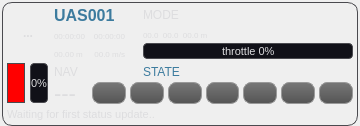
<?xml version="1.0" encoding="UTF-8"?>
<ui version="4.0">
 <class>UASView</class>
 <widget class="QWidget" name="UASView">
  <property name="geometry">
   <rect>
    <x>0</x>
    <y>0</y>
    <width>360</width>
    <height>126</height>
   </rect>
  </property>
  <property name="sizePolicy">
   <sizepolicy hsizetype="MinimumExpanding" vsizetype="Fixed">
    <horstretch>0</horstretch>
    <verstretch>0</verstretch>
   </sizepolicy>
  </property>
  <property name="minimumSize">
   <size>
    <width>260</width>
    <height>0</height>
   </size>
  </property>
  <property name="maximumSize">
   <size>
    <width>360</width>
    <height>16777215</height>
   </size>
  </property>
  <property name="windowTitle">
   <string>Form</string>
  </property>
  <property name="styleSheet">
   <string notr="true">QWidget#colorIcon {}

QWidget {
color: #DDDDDF;
background-clip: border;
font-size: 11px;
}

QLabel {
background-color: transparent;
}

QLabel#nameLabel {
	font: bold 16px;
	color: #3C7B9E;
}

QLabel#modeLabel {
	font: 12px;
}

QLabel#stateLabel {
	font: 12px;
	color: #3C7B9E;
}

QLabel#navLabel {
	font: 12px;
}

QLabel#positionLabel {
	font: 8px;
}

QLabel#timeElapsedLabel {
	font: 8px;
}

QLabel#groundDistanceLabel {
	font: 8px;
}

QLabel#speedLabel {
	font: 8px;
}

QLabel#timeRemainingLabel {
	font: 8px;
}

QLabel#waypointLabel {
	font: 22px;
}

QGroupBox {
	border: 1px solid #4A4A4F;
	border-radius: 10px;
	padding: 0px 0px 0px 0px;
	margin: 0px;
}

 QGroupBox::title {
     subcontrol-origin: margin;
     subcontrol-position: top center; /* position at the top center */
     margin: 0 3px 0px 3px;
     padding: 0 3px 0px 0px;
     font: bold 8px;
 }

QGroupBox#heartbeatIcon {
	background-color: red;
}

QToolButton#typeButton {
	font-weight: bold;
	font-size: 12px;
	border: 0px solid #999999;
	border-radius: 5px;
	min-width:42px;
	max-width: 42px;
	min-height: 42px;
	max-height: 42px;
	padding: 0px;
	margin: 0px;
	background-color: none;
}

QPushButton {
	font-weight: bold;
	font-size: 12px;
	border: 1px solid #999999;
	border-radius: 8px;
	min-width: 20px;
	max-width: 32px;
	min-height: 16px;
	max-height: 16px;
	padding: 2px;
	spacing: 10px;
	background-color: qlineargradient(x1: 0, y1: 0, x2: 0, y2: 1, stop: 0 #777777, stop: 1 #555555);
}

QPushButton:pressed {
	background-color: qlineargradient(x1: 0, y1: 0, x2: 0, y2: 1, stop: 0 #444444, stop: 1 #555555);
}

QPushButton#abortButton {
	background: qlineargradient(x1:0, y1:0, x2:0, y2:1,
                             stop:0 #ffee01, stop:1 #ae8f00);
}

QPushButton:pressed#abortButton {
	background: qlineargradient(x1:0, y1:0, x2:0, y2:1,
                             stop:0 #bbaa00, stop:1 #a05b00);
}

QPushButton#killButton {
	background: qlineargradient(x1:0, y1:0, x2:0, y2:1,
                             stop:0 #ffb917, stop:1 #b37300);
}

QPushButton:pressed#killButton {
	background: qlineargradient(x1:0, y1:0, x2:0, y2:1,
                             stop:0 #bb8500, stop:1 #903000);
}


QProgressBar:horizontal {
	border: 1px solid #4A4A4F;
	border-radius: 4px;
	text-align: center;
	padding: 2px;
	color: #111111;
	background-color: #111118;
}

QProgressBar:vertical {
	border: 1px solid #4A4A4F;
	border-radius: 4px;
	text-align: center;
	font-size: 7px;
	padding: 2px;
	color: #DDDDDF;
    min-width: 16px;
	background-color: #111118;
}

QProgressBar:horizontal {
	height: 10px;
}

QProgressBar:horizontal QLabel {
	font-size: 9px;
	color: #111111;
}

QProgressBar:vertical QLabel {
	font-size: 7px;
}

QProgressBar:vertical {
	width: 14px;
}

QProgressBar::chunk {
	background-color: #656565;
}

QProgressBar::chunk#batteryBar {
	background-color: green;
}

QProgressBar::chunk#speedBar {
	background-color: yellow;
}

QProgressBar::chunk#thrustBar {
	background-color: orange;
}

QToolTip {
        background-color: #090909;
        border: 1px solid #379AC3;
	border-radius: 3px;
    color: #DDDDDF;
}
</string>
  </property>
  <layout class="QHBoxLayout" name="horizontalLayout_2">
   <property name="spacing">
    <number>2</number>
   </property>
   <property name="leftMargin">
    <number>2</number>
   </property>
   <property name="topMargin">
    <number>2</number>
   </property>
   <property name="rightMargin">
    <number>2</number>
   </property>
   <property name="bottomMargin">
    <number>0</number>
   </property>
   <item>
    <widget class="QGroupBox" name="uasViewFrame">
     <property name="sizePolicy">
      <sizepolicy hsizetype="MinimumExpanding" vsizetype="Fixed">
       <horstretch>0</horstretch>
       <verstretch>0</verstretch>
      </sizepolicy>
     </property>
     <property name="minimumSize">
      <size>
       <width>0</width>
       <height>0</height>
      </size>
     </property>
     <property name="maximumSize">
      <size>
       <width>16777215</width>
       <height>130</height>
      </size>
     </property>
     <property name="title">
      <string/>
     </property>
     <layout class="QGridLayout" name="gridLayout" columnstretch="1,1,10,10,10,0,90,90">
      <property name="horizontalSpacing">
       <number>5</number>
      </property>
      <property name="verticalSpacing">
       <number>2</number>
      </property>
      <property name="margin">
       <number>4</number>
      </property>
      <item row="0" column="0" rowspan="5" colspan="2">
       <widget class="QToolButton" name="typeButton">
        <property name="minimumSize">
         <size>
          <width>42</width>
          <height>42</height>
         </size>
        </property>
        <property name="maximumSize">
         <size>
          <width>42</width>
          <height>42</height>
         </size>
        </property>
        <property name="baseSize">
         <size>
          <width>30</width>
          <height>30</height>
         </size>
        </property>
        <property name="toolTip">
         <string>System Type</string>
        </property>
        <property name="statusTip">
         <string>System Type</string>
        </property>
        <property name="text">
         <string>...</string>
        </property>
        <property name="icon">
         <iconset resource="../../mavground.qrc">
          <normaloff>:/images/mavs/unknown.svg</normaloff>:/images/mavs/unknown.svg</iconset>
        </property>
        <property name="iconSize">
         <size>
          <width>42</width>
          <height>42</height>
         </size>
        </property>
       </widget>
      </item>
      <item row="0" column="2" colspan="3">
       <widget class="QLabel" name="nameLabel">
        <property name="maximumSize">
         <size>
          <width>16777215</width>
          <height>16</height>
         </size>
        </property>
        <property name="font">
         <font>
          <pointsize>-1</pointsize>
          <weight>75</weight>
          <italic>false</italic>
          <bold>true</bold>
         </font>
        </property>
        <property name="toolTip">
         <string>System Name</string>
        </property>
        <property name="statusTip">
         <string>System Name</string>
        </property>
        <property name="text">
         <string>UAS001</string>
        </property>
       </widget>
      </item>
      <item row="0" column="6" colspan="2">
       <widget class="QLabel" name="modeLabel">
        <property name="maximumSize">
         <size>
          <width>16777215</width>
          <height>16</height>
         </size>
        </property>
        <property name="font">
         <font>
          <pointsize>-1</pointsize>
          <weight>50</weight>
          <italic>false</italic>
          <bold>false</bold>
         </font>
        </property>
        <property name="text">
         <string>MODE</string>
        </property>
        <property name="alignment">
         <set>Qt::AlignLeading|Qt::AlignLeft|Qt::AlignVCenter</set>
        </property>
       </widget>
      </item>
      <item row="1" column="2" rowspan="3">
       <widget class="QLabel" name="timeRemainingLabel">
        <property name="font">
         <font>
          <pointsize>-1</pointsize>
          <weight>50</weight>
          <italic>false</italic>
          <bold>false</bold>
         </font>
        </property>
        <property name="toolTip">
         <string>Remaining flight time</string>
        </property>
        <property name="statusTip">
         <string>Remaining flight time</string>
        </property>
        <property name="text">
         <string>00:00:00</string>
        </property>
        <property name="alignment">
         <set>Qt::AlignLeading|Qt::AlignLeft|Qt::AlignVCenter</set>
        </property>
       </widget>
      </item>
      <item row="1" column="3" rowspan="3" colspan="2">
       <widget class="QLabel" name="timeElapsedLabel">
        <property name="font">
         <font>
          <pointsize>-1</pointsize>
          <weight>50</weight>
          <italic>false</italic>
          <bold>false</bold>
         </font>
        </property>
        <property name="toolTip">
         <string>Uptime</string>
        </property>
        <property name="statusTip">
         <string>Uptime</string>
        </property>
        <property name="text">
         <string>00:00:00</string>
        </property>
        <property name="alignment">
         <set>Qt::AlignRight|Qt::AlignTrailing|Qt::AlignVCenter</set>
        </property>
       </widget>
      </item>
      <item row="3" column="6" rowspan="2" colspan="2">
       <widget class="QProgressBar" name="thrustBar">
        <property name="font">
         <font>
          <pointsize>-1</pointsize>
         </font>
        </property>
        <property name="toolTip">
         <string>Current throttle</string>
        </property>
        <property name="statusTip">
         <string>Current throttle</string>
        </property>
        <property name="value">
         <number>0</number>
        </property>
        <property name="format">
         <string>throttle %p%</string>
        </property>
       </widget>
      </item>
      <item row="4" column="2">
       <widget class="QLabel" name="groundDistanceLabel">
        <property name="font">
         <font>
          <pointsize>-1</pointsize>
          <weight>50</weight>
          <italic>false</italic>
          <bold>false</bold>
         </font>
        </property>
        <property name="toolTip">
         <string>Altitude</string>
        </property>
        <property name="statusTip">
         <string>Altitude</string>
        </property>
        <property name="text">
         <string>00.00 m</string>
        </property>
        <property name="alignment">
         <set>Qt::AlignLeading|Qt::AlignLeft|Qt::AlignVCenter</set>
        </property>
       </widget>
      </item>
      <item row="4" column="3" colspan="2">
       <widget class="QLabel" name="speedLabel">
        <property name="font">
         <font>
          <pointsize>-1</pointsize>
          <weight>50</weight>
          <italic>false</italic>
          <bold>false</bold>
         </font>
        </property>
        <property name="toolTip">
         <string>Ground Speed</string>
        </property>
        <property name="statusTip">
         <string>Ground Speed</string>
        </property>
        <property name="text">
         <string>00.0 m/s</string>
        </property>
        <property name="alignment">
         <set>Qt::AlignRight|Qt::AlignTrailing|Qt::AlignVCenter</set>
        </property>
       </widget>
      </item>
      <item row="5" column="0" rowspan="3">
       <widget class="QGroupBox" name="heartbeatIcon">
        <property name="sizePolicy">
         <sizepolicy hsizetype="Fixed" vsizetype="Preferred">
          <horstretch>0</horstretch>
          <verstretch>0</verstretch>
         </sizepolicy>
        </property>
        <property name="minimumSize">
         <size>
          <width>18</width>
          <height>0</height>
         </size>
        </property>
        <property name="maximumSize">
         <size>
          <width>18</width>
          <height>40</height>
         </size>
        </property>
        <property name="toolTip">
         <string>Heartbeat</string>
        </property>
        <property name="statusTip">
         <string>Heartbeat</string>
        </property>
        <property name="title">
         <string/>
        </property>
       </widget>
      </item>
      <item row="5" column="1" rowspan="3">
       <widget class="QProgressBar" name="batteryBar">
        <property name="minimumSize">
         <size>
          <width>18</width>
          <height>0</height>
         </size>
        </property>
        <property name="maximumSize">
         <size>
          <width>18</width>
          <height>40</height>
         </size>
        </property>
        <property name="font">
         <font>
          <pointsize>-1</pointsize>
         </font>
        </property>
        <property name="toolTip">
         <string>Battery Fuel</string>
        </property>
        <property name="statusTip">
         <string>Battery Fuel</string>
        </property>
        <property name="value">
         <number>0</number>
        </property>
        <property name="orientation">
         <enum>Qt::Vertical</enum>
        </property>
       </widget>
      </item>
      <item row="7" column="2">
       <widget class="QLabel" name="waypointLabel">
        <property name="font">
         <font>
          <pointsize>-1</pointsize>
          <weight>50</weight>
          <italic>false</italic>
          <bold>false</bold>
         </font>
        </property>
        <property name="toolTip">
         <string>Current Waypoint</string>
        </property>
        <property name="statusTip">
         <string>Current Waypoint</string>
        </property>
        <property name="text">
         <string>---</string>
        </property>
        <property name="alignment">
         <set>Qt::AlignLeading|Qt::AlignLeft|Qt::AlignTop</set>
        </property>
       </widget>
      </item>
      <item row="2" column="6" colspan="2">
       <widget class="QLabel" name="positionLabel">
        <property name="minimumSize">
         <size>
          <width>0</width>
          <height>12</height>
         </size>
        </property>
        <property name="maximumSize">
         <size>
          <width>16777215</width>
          <height>12</height>
         </size>
        </property>
        <property name="font">
         <font>
          <pointsize>-1</pointsize>
          <weight>50</weight>
          <italic>false</italic>
          <bold>false</bold>
         </font>
        </property>
        <property name="toolTip">
         <string>Current Position</string>
        </property>
        <property name="statusTip">
         <string>Current Position</string>
        </property>
        <property name="text">
         <string>00.0  00.0  00.0 m</string>
        </property>
       </widget>
      </item>
      <item row="7" column="3" colspan="5">
       <layout class="QHBoxLayout" name="horizontalLayout" stretch="1,1,1,1,1,1,1">
        <property name="spacing">
         <number>4</number>
        </property>
        <property name="sizeConstraint">
         <enum>QLayout::SetMinimumSize</enum>
        </property>
        <item>
         <widget class="QPushButton" name="liftoffButton">
          <property name="minimumSize">
           <size>
            <width>26</width>
            <height>22</height>
           </size>
          </property>
          <property name="maximumSize">
           <size>
            <width>38</width>
            <height>22</height>
           </size>
          </property>
          <property name="toolTip">
           <string>Liftoff / Launch</string>
          </property>
          <property name="statusTip">
           <string>Liftoff / Launch</string>
          </property>
          <property name="text">
           <string/>
          </property>
          <property name="icon">
           <iconset resource="../../mavground.qrc">
            <normaloff>:/images/control/launch.svg</normaloff>:/images/control/launch.svg</iconset>
          </property>
         </widget>
        </item>
        <item>
         <widget class="QPushButton" name="haltButton">
          <property name="minimumSize">
           <size>
            <width>26</width>
            <height>22</height>
           </size>
          </property>
          <property name="maximumSize">
           <size>
            <width>38</width>
            <height>22</height>
           </size>
          </property>
          <property name="toolTip">
           <string>Loiter / Wait at current position</string>
          </property>
          <property name="statusTip">
           <string>Loiter / Wait at current position</string>
          </property>
          <property name="text">
           <string/>
          </property>
          <property name="icon">
           <iconset resource="../../mavground.qrc">
            <normaloff>:/images/actions/media-playback-pause.svg</normaloff>:/images/actions/media-playback-pause.svg</iconset>
          </property>
         </widget>
        </item>
        <item>
         <widget class="QPushButton" name="continueButton">
          <property name="minimumSize">
           <size>
            <width>26</width>
            <height>22</height>
           </size>
          </property>
          <property name="maximumSize">
           <size>
            <width>38</width>
            <height>22</height>
           </size>
          </property>
          <property name="toolTip">
           <string>Continue flightplan</string>
          </property>
          <property name="statusTip">
           <string>Continue flightplan</string>
          </property>
          <property name="text">
           <string/>
          </property>
          <property name="icon">
           <iconset resource="../../mavground.qrc">
            <normaloff>:/images/actions/media-playback-start.svg</normaloff>:/images/actions/media-playback-start.svg</iconset>
          </property>
         </widget>
        </item>
        <item>
         <widget class="QPushButton" name="landButton">
          <property name="minimumSize">
           <size>
            <width>26</width>
            <height>22</height>
           </size>
          </property>
          <property name="maximumSize">
           <size>
            <width>38</width>
            <height>22</height>
           </size>
          </property>
          <property name="toolTip">
           <string>Fly straight to landing location</string>
          </property>
          <property name="statusTip">
           <string>Fly straight to landing location</string>
          </property>
          <property name="text">
           <string/>
          </property>
          <property name="icon">
           <iconset resource="../../mavground.qrc">
            <normaloff>:/images/control/land.svg</normaloff>:/images/control/land.svg</iconset>
          </property>
         </widget>
        </item>
        <item>
         <widget class="QPushButton" name="shutdownButton">
          <property name="maximumSize">
           <size>
            <width>38</width>
            <height>22</height>
           </size>
          </property>
          <property name="toolTip">
           <string>Only in standby mode: Power off system</string>
          </property>
          <property name="statusTip">
           <string>Only in standby mode: Power off system</string>
          </property>
          <property name="text">
           <string/>
          </property>
          <property name="icon">
           <iconset resource="../../mavground.qrc">
            <normaloff>:/images/actions/system-log-out.svg</normaloff>:/images/actions/system-log-out.svg</iconset>
          </property>
         </widget>
        </item>
        <item>
         <widget class="QPushButton" name="abortButton">
          <property name="sizePolicy">
           <sizepolicy hsizetype="Minimum" vsizetype="Fixed">
            <horstretch>0</horstretch>
            <verstretch>0</verstretch>
           </sizepolicy>
          </property>
          <property name="minimumSize">
           <size>
            <width>26</width>
            <height>22</height>
           </size>
          </property>
          <property name="maximumSize">
           <size>
            <width>38</width>
            <height>22</height>
           </size>
          </property>
          <property name="toolTip">
           <string>Emergency land system at closest possible site</string>
          </property>
          <property name="statusTip">
           <string>Emergency land system at closest possible site</string>
          </property>
          <property name="text">
           <string/>
          </property>
          <property name="icon">
           <iconset resource="../../mavground.qrc">
            <normaloff>:/images/actions/media-playback-stop.svg</normaloff>:/images/actions/media-playback-stop.svg</iconset>
          </property>
         </widget>
        </item>
        <item>
         <widget class="QPushButton" name="killButton">
          <property name="minimumSize">
           <size>
            <width>26</width>
            <height>22</height>
           </size>
          </property>
          <property name="maximumSize">
           <size>
            <width>38</width>
            <height>22</height>
           </size>
          </property>
          <property name="toolTip">
           <string>Kill immediately all onboard power</string>
          </property>
          <property name="statusTip">
           <string>Kill immediately all onboard power</string>
          </property>
          <property name="text">
           <string/>
          </property>
          <property name="icon">
           <iconset resource="../../mavground.qrc">
            <normaloff>:/images/actions/process-stop.svg</normaloff>:/images/actions/process-stop.svg</iconset>
          </property>
         </widget>
        </item>
       </layout>
      </item>
      <item row="8" column="0" colspan="8">
       <widget class="QLabel" name="statusTextLabel">
        <property name="text">
         <string>Waiting for first status update..</string>
        </property>
       </widget>
      </item>
      <item row="6" column="6">
       <widget class="QLabel" name="stateLabel">
        <property name="maximumSize">
         <size>
          <width>16777215</width>
          <height>12</height>
         </size>
        </property>
        <property name="font">
         <font>
          <pointsize>-1</pointsize>
          <weight>50</weight>
          <italic>false</italic>
          <bold>false</bold>
         </font>
        </property>
        <property name="text">
         <string>STATE</string>
        </property>
       </widget>
      </item>
      <item row="6" column="2" colspan="3">
       <widget class="QLabel" name="navLabel">
        <property name="font">
         <font>
          <pointsize>-1</pointsize>
          <weight>50</weight>
          <italic>false</italic>
          <bold>false</bold>
         </font>
        </property>
        <property name="text">
         <string>NAV</string>
        </property>
       </widget>
      </item>
      <item row="0" column="5" rowspan="7">
       <spacer name="horizontalSpacer">
        <property name="orientation">
         <enum>Qt::Horizontal</enum>
        </property>
        <property name="sizeHint" stdset="0">
         <size>
          <width>8</width>
          <height>20</height>
         </size>
        </property>
       </spacer>
      </item>
     </layout>
    </widget>
   </item>
  </layout>
 </widget>
 <resources>
  <include location="../../mavground.qrc"/>
 </resources>
 <connections/>
</ui>
